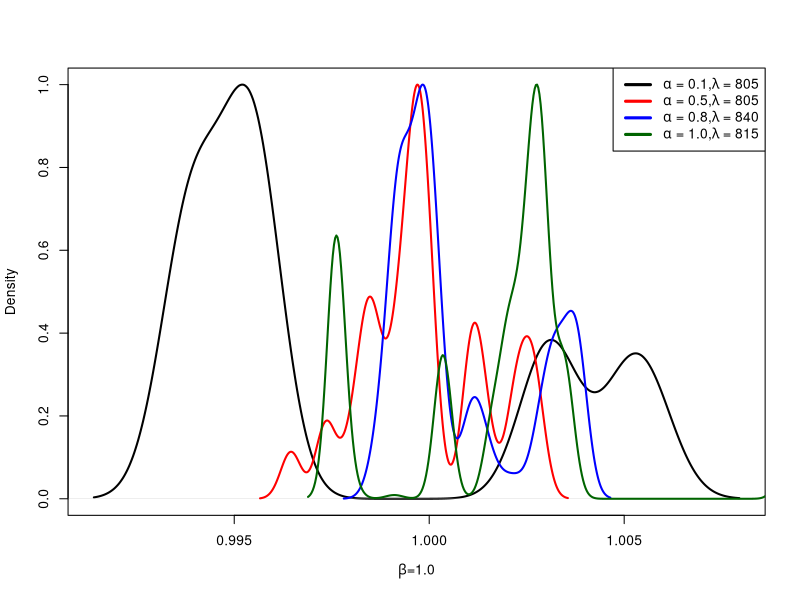

Source code (R):
library(ggplot2)
library(dplyr)

X_data0.1 <- read.csv("Chaos_Data_alpha0.1_beta1.0_T10_lambda805.csv",header = T)
X_data0.5 <- read.csv("Chaos_Data_alpha0.5_beta1.0_T10_lambda805.csv", header = T)
X_data0.8 <- read.csv("Chaos_Data_alpha0.8_beta1.0_T10_lambda840.csv", header = T)
X_data1.0 <- read.csv("Chaos_Data_alpha1.0_beta1.0_T10_lambda815.csv", header = T)

d1 = density(X_data0.1[,2])
d1$y = d1$y/max(d1$y)

d2 = density(X_data0.5[,2])
d2$y = d2$y/max(d2$y)

d3 = density(X_data0.8[,2])
d3$y = d3$y/max(d3$y)

d4 = density(X_data1.0[,2])
d4$y = d4$y/max(d4$y)

layout(matrix(c(1,1,1,1), nrow = 2, ncol = 2, byrow = TRUE))
plot(d1,main = "", xlab=expression(paste(beta, "=1.0")), 
     col="black",lwd = 2)
lines(d2, col="red",lwd = 2) 
lines(d3, col="blue",lwd = 2)
lines(d4, col="darkgreen",lwd = 2)
legend("topright",
       legend = c(expression(paste(alpha," = 0.1,", lambda, " = 805")), 
                  expression(paste(alpha," = 0.5,", lambda, " = 805")), 
                  expression(paste(alpha," = 0.8,", lambda, " = 840")), 
                  expression(paste(alpha," = 1.0,", lambda, " = 815"))),lty = c(1, 1), 
       col = c("black","red","blue","darkgreen"),cex = 1.0,lwd = 3)


